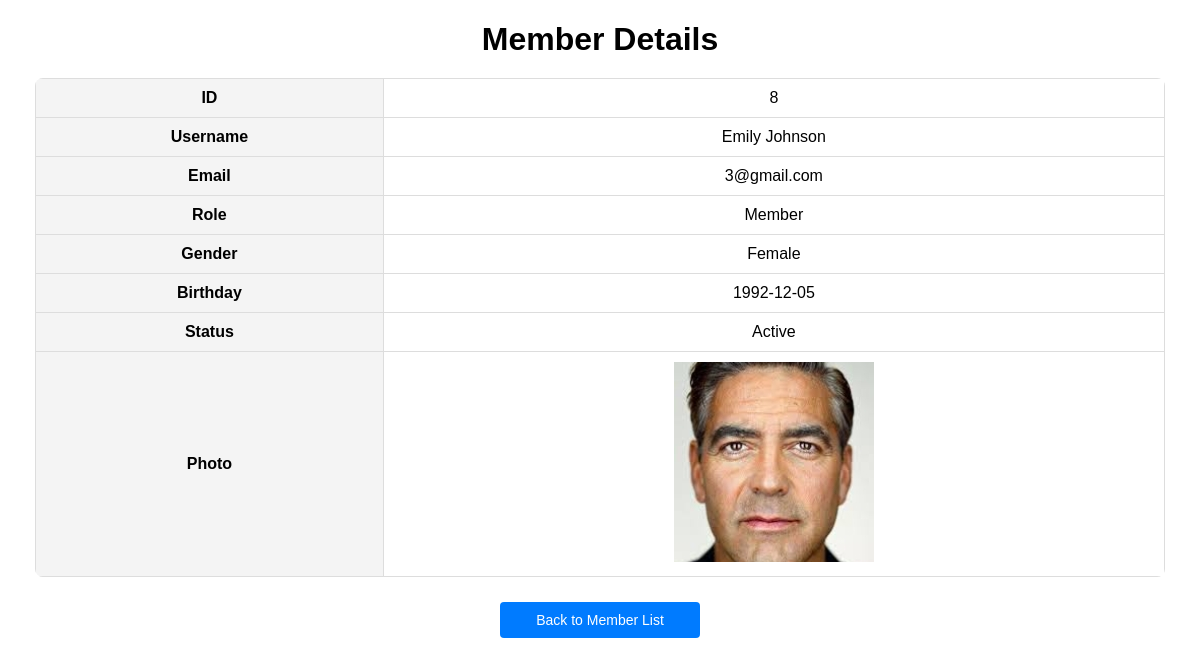
/admin/memberDetails.php?user_id=8 (signed in), run on an earlier commit of the app's database.
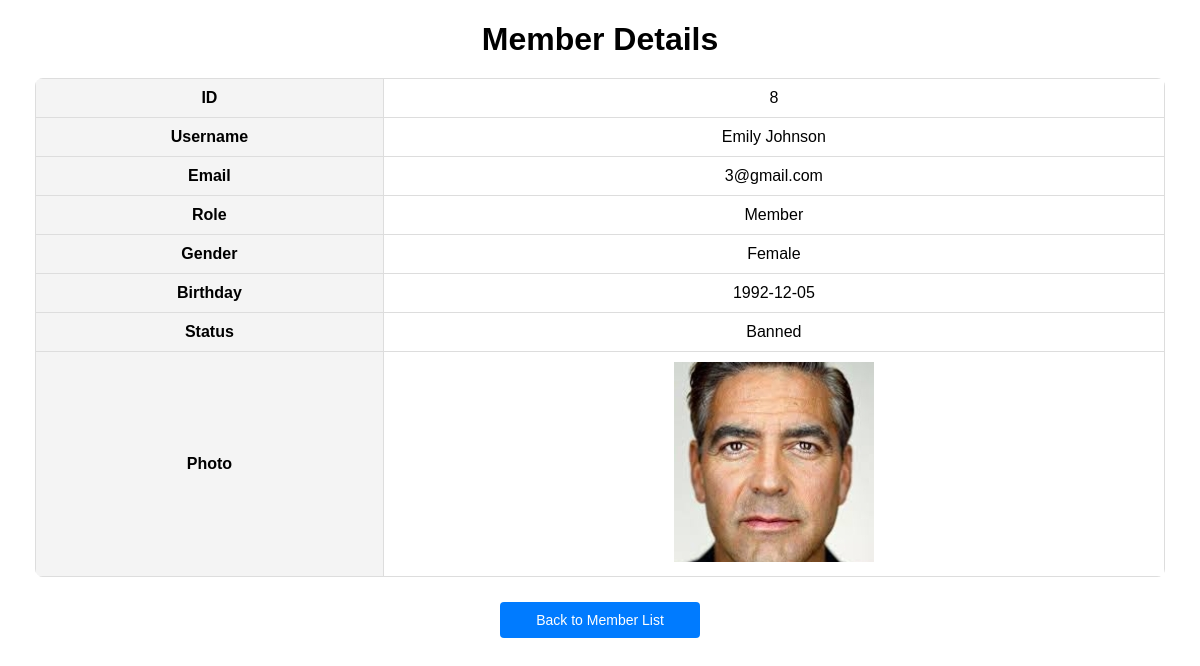
And on a later commit of the database.
### tables this page shows
CREATE TABLE `user` (
  `user_id` int(11) NOT NULL AUTO_INCREMENT,
  `name` varchar(100) NOT NULL,
  `email` varchar(100) NOT NULL,
  `password` varchar(100) NOT NULL,
  `gender` varchar(10) NOT NULL,
  `birthday` date NOT NULL,
  `photo` varchar(100) NOT NULL,
  `role` varchar(100) NOT NULL,
  `status` varchar(20) NOT NULL,
  `failed_attempts` int(11) DEFAULT 0,
  `last_failed_attempt` datetime DEFAULT NULL,
  `banned_until` datetime DEFAULT NULL,
  `last_login_time` datetime DEFAULT NULL,
  `login_count` int(11) DEFAULT 0,
  `last_login_event_time` datetime DEFAULT NULL,
  `deactivated_at` datetime DEFAULT NULL,
  PRIMARY KEY (`user_id`),
  UNIQUE KEY `email` (`email`)
);

### admin/memberDetails.php (the view, shortened to what this page needs)
<?php
include '../_base.php';
include '../_head.php';
$user_id = isset($_GET['user_id']) ? trim($_GET['user_id']) : '';
$stm = $_db->prepare('SELECT * FROM user WHERE user_id = ?');
$stm->execute([$user_id]);
$member = $stm->fetch(PDO::FETCH_OBJ);
$page = isset($_GET['page']) ? (int)$_GET['page'] : 1;
$search_query = isset($_GET['search']) ? trim($_GET['search']) : '';
?>
<!DOCTYPE html>
<html lang="en">
<head>
    <link rel="stylesheet" href="../css/memberList.css">
</head>
<body>
    <div class="container">
        <h1>Member Details</h1>
        <?php if ($member): ?>
            <table>
                <tr>
                    <th>ID</th>
                    <td><?= htmlspecialchars($member->user_id) ?></td>
                </tr>
                <tr>
                    <th>Username</th>
                    <td><?= htmlspecialchars($member->name) ?></td>
                </tr>
                <tr>
                    <th>Email</th>
                    <td><?= htmlspecialchars($member->email) ?></td>
                </tr>
                <tr>
                    <th>Role</th>
                    <td><?= htmlspecialchars($member->role) ?></td>
                </tr>
                <tr>
                    <th>Gender</th>
                    <td><?= htmlspecialchars($member->gender) ?></td>
                </tr>
                <tr>
                    <th>Birthday</th>
                    <td><?= htmlspecialchars($member->birthday) ?></td>
                </tr>
                <tr>
                    <th>Status</th>
                    <td><?= htmlspecialchars($member->status) ?></td>
                </tr>
                <tr>
                    <th>Photo</th>
                    <td>
                        <?php if ($member->photo): ?>
                            <img src="../uploads/<?= htmlspecialchars($member->photo) ?>" alt="Member Photo">
                        <?php else: ?>
                            No photo available
                        <?php endif; ?>
                    </td>
                </tr>
            </table>
        <?php else: ?>
            <p>Member details not found.</p>
        <?php endif; ?>
        <div class="action-buttons">
        <a href="memberList.php?page=<?= $page ?>&search=<?= urlencode($search_query) ?>">
            <button>Back to Member List</button>
        </a>
        </div>
    </div>
</body>
</html>

### _head.php (shortened to what this page needs)
<!DOCTYPE html>
<html lang="en">
<head>
    <link rel="stylesheet" href="/css/image.css">
</head>
<body>
    <main>

### css/memberList.css (style rules this page uses)
body { font-family: Arial, sans-serif; margin: 20px; }
h1 { text-align: center; margin-bottom: 20px; }
.container { max-width: 1200px; margin: auto; padding: 0 15px; }
button { background-color: #007bff; color: white; border: none; padding: 10px; text-align: center; display: inline-block; font-size: 14px; margin: 2px 1px; cursor: pointer; border-radius: 4px; }
table { width: 100%; border-collapse: collapse; margin-bottom: 20px; border-radius: 8px; overflow: hidden; }
th, td { padding: 10px; text-align: center; border: 1px solid #ddd; }
th { background-color: #f4f4f4; }
.action-buttons { text-align: center; margin: 20px 0; }
.action-buttons a button { width: 200px; margin: 5px; }

What changed in the data, as far as the page shows it:
changed user "Emily Johnson": status "Active" → "Banned"
